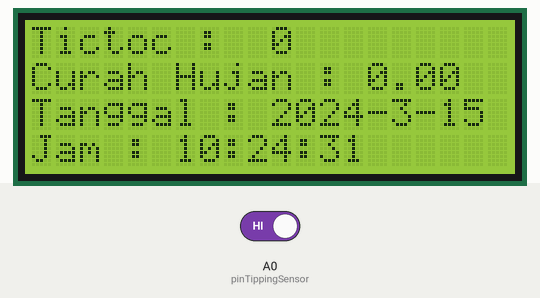
A sketch run on a simulated Arduino Uno, built with avr-gcc and run on an emulated ATmega328P. Parts: 20×4 character LCD. Inputs (shaded band) come from the test bench; at power-on: A0 (pinTippingSensor) HIGH. The local clock reads 2024-03-15 10:24:30 at power-on unless the sketch sets it; what the sketch prints to the serial monitor is not drawn.

Above: at 1.6 s.
1.7 s: A0 (pinTippingSensor) driven LOW
3.2 s: A0 (pinTippingSensor) driven HIGH
At 3.9 s:
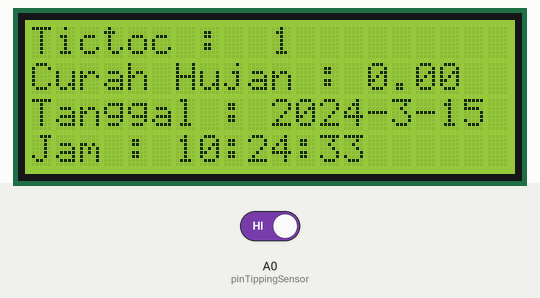
At 4.8 s:
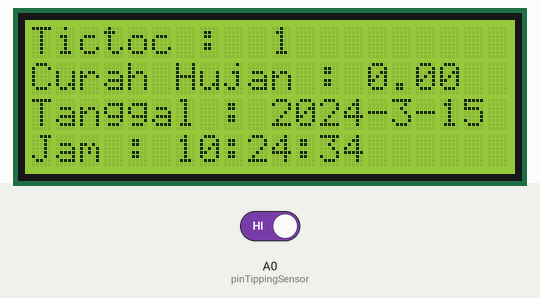
Timing chart, 0 to 6.3 s (numbered marks = the images above; inputs shaded):
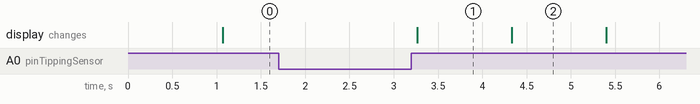

Measured:
- after the input at 1.7 s, every drawn part: stays the same
- after the input at 3.2 s, the display: changes after 0.07 s (image 1)
- what the display in image 1 shows lasts 1.0 s, from 3.3 s to 4.3 s

The sketch:

prg_arduino.ino.ino
```cpp
#include <Wire.h>
#include <LiquidCrystal_I2C.h>
#include <EEPROM.h>
#include "RTClib.h"
#include <SoftwareSerial.h>

SoftwareSerial mySerial(3, 2); // RX, TX

RTC_DS1307 rtc;


// Set the LCD address to 0x27 for a 16 chars and 2 line display
LiquidCrystal_I2C lcd(0x27, 20, 4); //alamat I2C SDA SCL

void sendMessage( String msg ){ //kirim pesan ke nodemcu
  for( int i = 0 ; i < msg.length() ; i++ ){
    mySerial.write( msg.charAt(i) );
    delay(2);
  }
  mySerial.write('@');
}


void setup()
{
  //============================>
  Serial.begin(9600);
  mySerial.begin(9600);
  while(false){
    sendMessage("Hello");
    delay(100);
  }
  //============================>
  lcd.begin();
  //=============================>
  lcd.backlight();
  //=============================>
   if (! rtc.begin()) { //setting rtc
    Serial.println("Couldn't find RTC");
    while (1);
  }

  if (! rtc.isrunning()) {
    rtc.adjust(DateTime(F(__DATE__), F(__TIME__)));
  }

}
//==================================================>
String getJam(){ //ambil data jam rtc
  DateTime now = rtc.now();
  return String(now.hour()) + ":" + String(now.minute()) + ":" + String(now.second());
}

String getTanggal(){ //ambil data tanggal rtc
  DateTime now = rtc.now();
  return String(now.year()) + "-" + String(now.month()) + "-" + String(now.day());
}

//================================================>
float mmPerTip = 0.2 ;
float curahHujan = 0 ;
float counterCurahHujan = 0 ;
int pinTippingSensor = A0 ;

void readTippingBucket(){ //deteksi sensor
  bool sensorActive = false ;
  pinMode( pinTippingSensor , INPUT );
  unsigned long tmTipping = millis();
  counterCurahHujan = 0 ;
  //============================================>
  Serial.println();Serial.println();
  Serial.println("Mode Membaca Tipping Bucket-start");
  int counttip = 0 ;
  //============================================>
  while( (millis()-tmTipping) < 90000 ){
    if( digitalRead(A0) == sensorActive ){
      counterCurahHujan = counterCurahHujan + 1 ;

      //====================================>
      Serial.println("#");
      if( counttip > 15 ){
        Serial.println();
        counttip = 0 ;
      }else{
        counttip = counttip + 1 ;
      }
      delay(150);
      while( digitalRead(A0) == sensorActive ){
        delay(50);
      }
    }
    lcdShow();
  }
  counterCurahHujan;
  //===================================>
  Serial.println("Mode Membaca Tipping Bucket-selesai");
  //===================================>
  curahHujan = ( counterCurahHujan * mmPerTip ) ;
  //===============================>
  tmTipping = millis();
}

//=================================================>
unsigned long tmlcd = millis();

void lcdShow(){
  //=================================================>
  if( (millis()-tmlcd) > 1000 ){
    //=================================================>
    lcd.clear();
    //=================================================>
    lcd.setCursor(0,0);lcd.print("Tictoc : " +  String ( counterCurahHujan,0 ));
    lcd.setCursor(0,1);lcd.print("Curah Hujan : " +  String ( curahHujan ));
    lcd.setCursor(0,2);lcd.print("Tanggal : " +  getTanggal());
    lcd.setCursor(0,3);lcd.print("Jam : " +  getJam());


    tmlcd = millis();
  }
}
//=================================================>

unsigned long tmSend = millis();

void loop()
{
  //==============================================>
  readTippingBucket();
  //=================================================>
  lcdShow();
  //==============================================>
  if( (millis()-tmSend) > 1000 && curahHujan > 0 ){ //mengirim data curah hujan ke esp
    String data = String(curahHujan) + "," + getTanggal() + "," + getJam() + ",";
    sendMessage(data);
    Serial.println();Serial.println();
    Serial.println("=================");
    Serial.println(data);
    tmSend = millis();
  }


}
```
